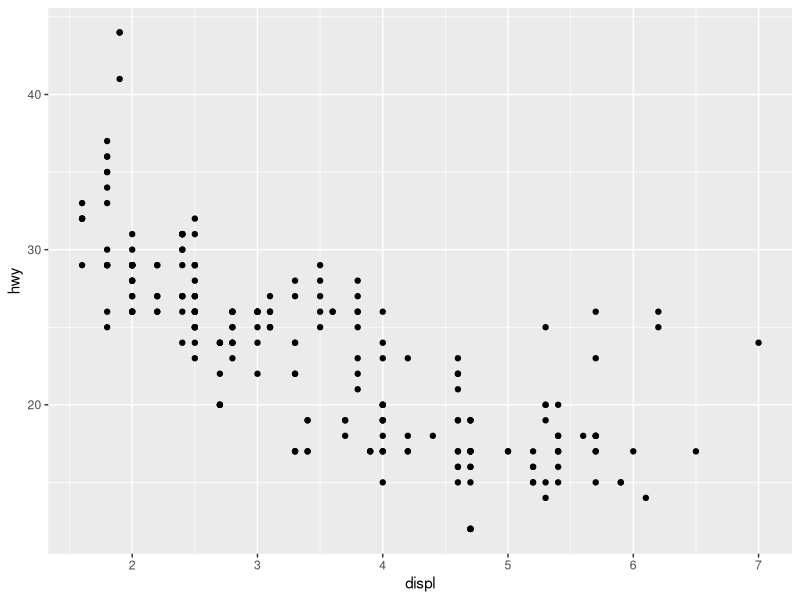
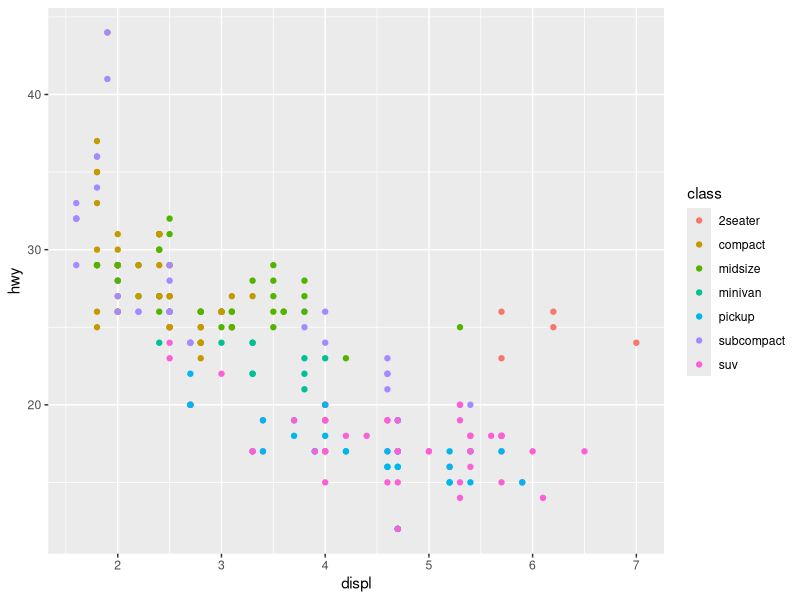
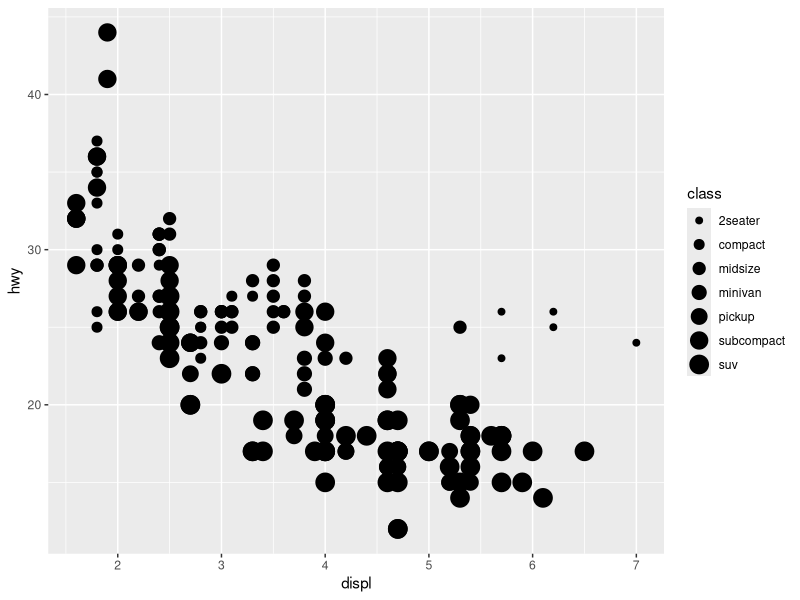
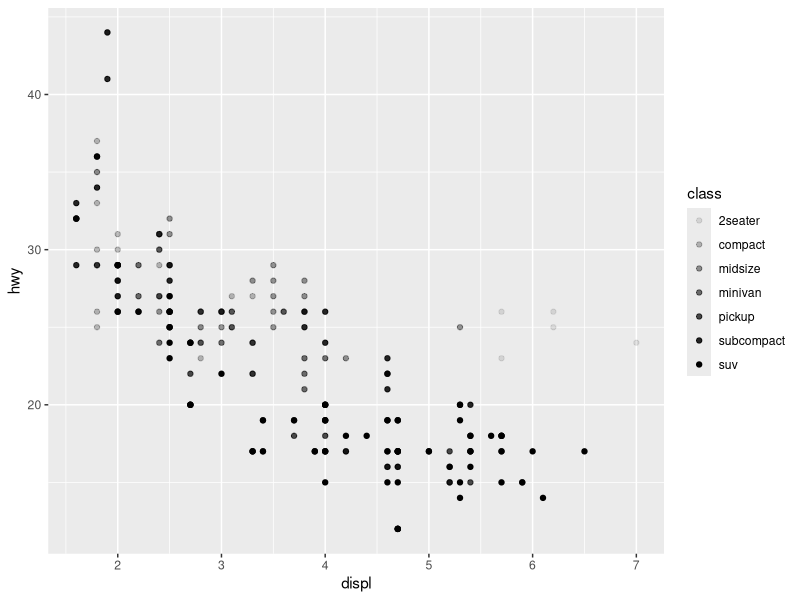
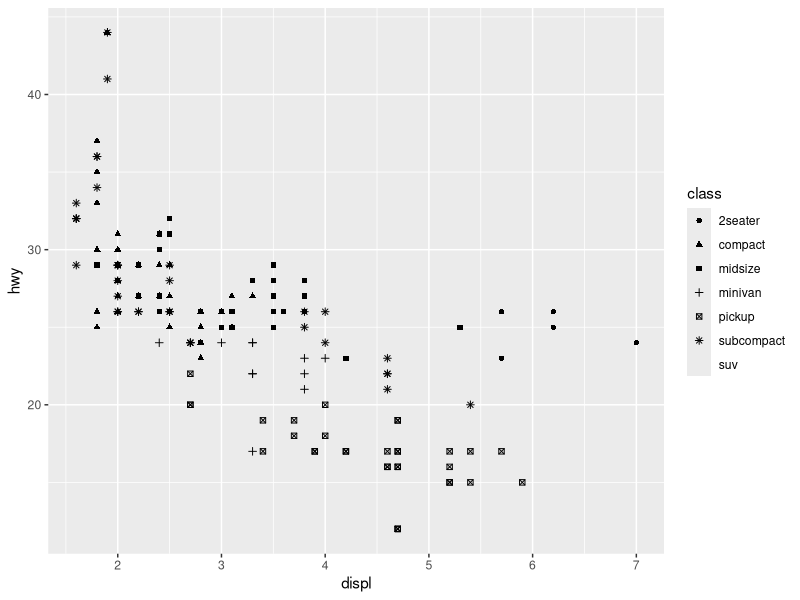
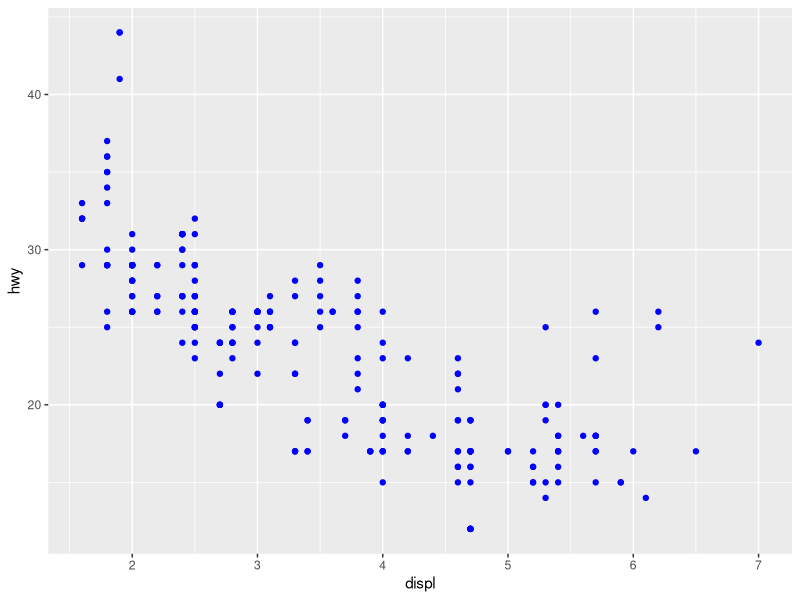
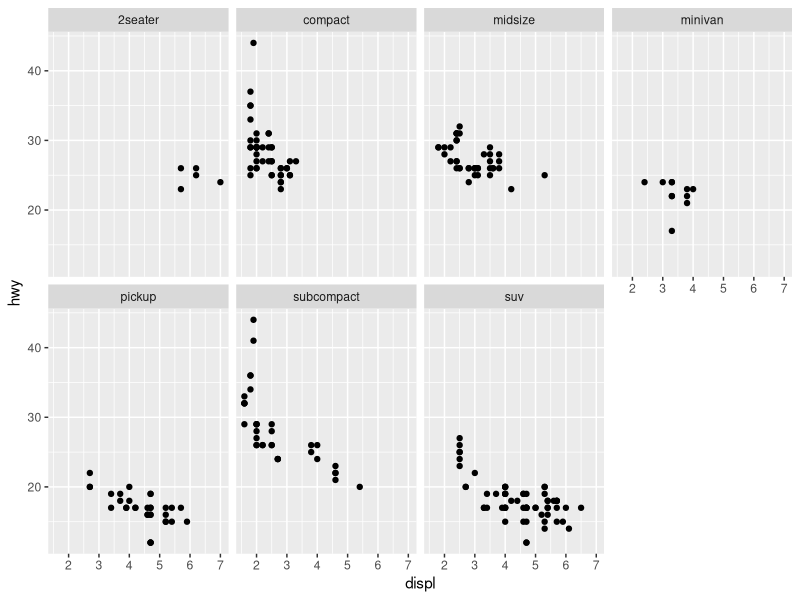
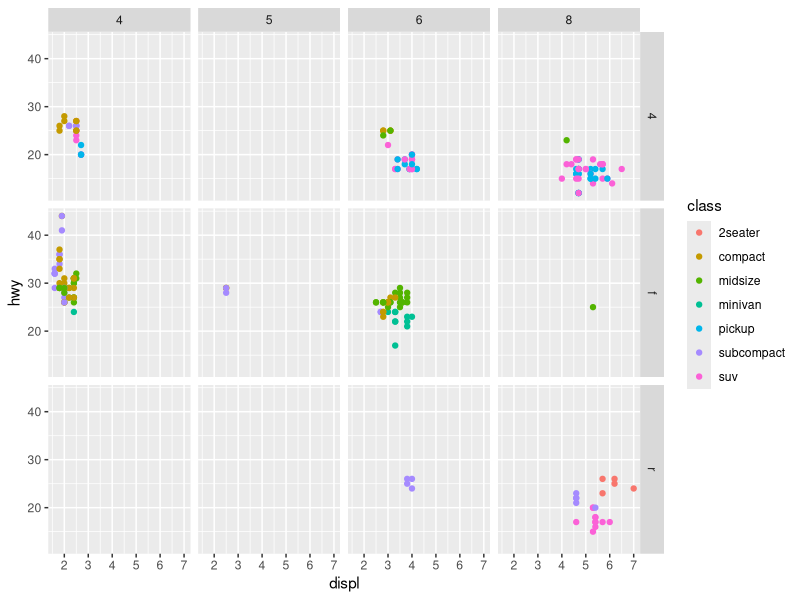

These charts were generated, in order, by the following R code:
# R4DS Book club https://www.youtube.com/watch?v=0NdiQuuM0vw&list=PL3x6DOfs2NGjk1sPsrn2CazGiel0yZrhc&index=2
#Chapter 2

# Data Visualization with ggplot2

library(tidyverse)

#example dataset
mpg
#details of the example dataset
?mpg

#Basic Structure of ggplot
# 
# ggplot(data =<DATA>) +
#   <GEOM_FUNC>(
#     mapping = aes(<Mapping>),
#     stat = <Stat>,
#     position = <Position>,
#   ) +
#   <COORD_FUNC> +
#   <FACET_FUNC>

#aes Examples
  
ggplot(data =mpg) +
  geom_point(mapping = aes(x =displ, y=hwy))

#Group by color
ggplot(data =mpg) +
  geom_point(mapping = aes(x =displ, y=hwy, color = class))

#Group by size

ggplot(data =mpg) +
  geom_point(mapping = aes(x =displ, y=hwy, size = class))

#Group by transperacy

ggplot(data =mpg) +
  geom_point(mapping = aes(x =displ, y=hwy, alpha = class))

#Group by shape

ggplot(data =mpg) +
  geom_point(mapping = aes(x =displ, y=hwy, shape = class))

#Manual changes for <GEOM_FUNC>

ggplot(data =mpg) +
  geom_point(mapping = aes(x =displ, y=hwy), color ='blue')

#Facets
ggplot(data =mpg) +
  geom_point(mapping = aes(x =displ, y=hwy)) +
  facet_wrap(~class, nrow =2)

ggplot(data =mpg) +
  geom_point(mapping = aes(x =displ, y=hwy,color = class)) +
  facet_grid(drv ~ cyl)

ggplot(data =mpg) +
  geom_point(mapping = aes(x =displ, y=hwy,color = class)) +
  facet_grid(. ~ cyl)

ggplot(data =mpg) +
  geom_point(mapping = aes(x =drv, y=cyl,color = class)) +
  facet_grid(drv ~ cyl)

# geom: Geometrical Objects

ggplot(data =mpg) +
  geom_point(mapping = aes(x =displ, y=hwy))

ggplot(data =mpg) +
  geom_smooth(mapping = aes(x =displ, y=hwy))

ggplot(data =mpg) +
  geom_smooth(mapping = aes(x =displ, y=hwy, linetype = drv))

ggplot(data =mpg) +
  geom_smooth(mapping = aes(x =displ, y=hwy, group = drv))

ggplot(data =mpg) +
  geom_smooth(mapping = aes(x =displ, y=hwy, color = drv), 
              show.legend = FALSE)

#multiple geoms

ggplot(data =mpg) +
  geom_point(mapping = aes(x =displ, y=hwy)) +
  geom_smooth(mapping = aes(x =displ, y=hwy))

# or

ggplot(data = mpg, mapping = aes(x = displ, y = hwy))+
  geom_point() +
  geom_smooth()

ggplot(data = mpg, mapping = aes(x = displ, y = hwy))+
  geom_point(mapping = aes(color = class)) +
  geom_smooth()


#Subsetting data in some geoms
ggplot(data = mpg, mapping = aes(x =displ, y = hwy)) +
  geom_point(mapping = aes(color = class)) +
  geom_smooth(
    data = filter(mpg, class == 'subcompact'),
    se =FALSE
    )

#Ex1
ggplot(data = mpg, mapping = aes(x = displ, y = hwy))+
  geom_point() +
  geom_smooth(se=F)
#Ex2
ggplot(data = mpg, mapping = aes(x = displ, y = hwy))+
  geom_point() +
  geom_smooth(mapping = aes(group = drv), se=F)
#Ex3
ggplot(data = mpg, mapping = aes(x = displ, y = hwy,color = drv))+
  geom_point() +
  geom_smooth(se=F)
#Ex4
ggplot(data = mpg, mapping = aes(x = displ, y = hwy))+
  geom_point(mapping = aes(color = drv)) +
  geom_smooth(se =F)
#Ex5
ggplot(data = mpg, mapping = aes(x = displ, y = hwy))+
  geom_point(mapping = aes(color = drv)) +
  geom_smooth(mapping = aes(linetype = drv), se =F)


#Bar plot
ggplot(data = diamonds) +
  geom_bar(mapping = aes(x = cut))

ggplot(data = diamonds) +
  stat_count( mapping = aes(x = cut) )

#stat = 'identity' when you want to map bar height as given value and not compute stat_count

demo <- tribble(
  ~cut,         ~freq,
  "Fair",       1610,
  "Good",       4906,
  "Very Good",  12082,
  "Premium",    13791,
  "Ideal",      21551
)

ggplot(data =demo) + 
  geom_bar(mapping = aes(x = cut, y = freq), stat='identity')

#stat based on proportion

ggplot(data =diamonds) +
  geom_bar(mapping = aes(x = cut, y= stat(prop), group = 2))

#check out more stat
ggplot(data = diamonds)+
  stat_summary(mapping = aes(x = cut, y = depth),
               fun.min = min,
               fun.max = max,
               fun = median)


ggplot(data = diamonds) +
  geom_col(mapping = aes(x = cut,y = price))

ggplot(data = diamonds) + 
  geom_bar(mapping = aes(x = cut, y = after_stat(prop)))

ggplot(data = diamonds) + 
  geom_bar(mapping = aes(x = cut, fill = color, y = after_stat(prop)))

#Bar plot color

ggplot(diamonds) +
  geom_bar(aes(x =cut,color =cut))

ggplot(diamonds) +
  geom_bar(aes(x =cut,fill =cut))

#Positional adjustments
ggplot(diamonds) +
  geom_bar(aes(x =cut,fill =clarity))


# 3 types of position

#position = 'identity', not useful with bar, mainly it just draws on top of each other and is the default

ggplot(diamonds, aes(x = cut,fill= clarity)) + 
  geom_bar(position = 'identity', alpha = 1/5)

ggplot(diamonds, aes(x = cut,color= clarity)) + 
  geom_bar(position = 'identity', fill =NA)

#position = 'fill', is like stacking and outputs in proportion.

ggplot(diamonds )+
  geom_bar(aes(x= cut, fill = clarity), position = 'fill')

#position = 'dodge', keeps overlapping odjects next to each other earier to compare individual entities.
ggplot(diamonds)+
  geom_bar(aes(x = cut, fill=clarity), position ='dodge')

#position, works in different ways in different geoms. In geom_point it can be used to reduce overplatting.
#not all points are visible by default as closeby points are grouped.
ggplot(mpg)+
  geom_point(aes(displ,hwy))
#position ='jitter'

ggplot(mpg)+
  geom_point(aes(displ,hwy), position ='jitter')

ggplot(data = mpg, mapping = aes(x = cty, y = hwy)) + 
  geom_point()

ggplot(data = mpg, mapping = aes(x = cty, y = hwy)) + 
  geom_point(position = 'jitter')


ggplot(data = mpg, mapping = aes(x = cty, y = hwy)) + 
  geom_point(position = position_jitter(width = 1,height = 1))


#Coordinate systems

ggplot(mpg, aes(class,hwy))+
  geom_boxplot()

ggplot(mpg, aes(class,hwy))+
  geom_boxplot()+
  coord_flip()

#coord_quickmap for auto aspect ration correction
nz = map_data('nz')

ggplot(nz,aes(long,lat,group=group))+
  geom_polygon(color = 'black',fill='white')

ggplot(nz,aes(long,lat,group=group))+
  geom_polygon(color = 'black',fill='white')+
  coord_quickmap()


#coord_polar for cozcombhart and pie
ggplot(diamonds)+
  geom_bar(aes(x = cut,fill=cut))+
  coord_flip()

ggplot(diamonds)+
  geom_bar(aes(x = cut,fill=cut))+
  coord_polar()


ggplot(diamonds)+
  geom_bar(aes(x = 1,fill=cut))+
  coord_polar(theta = 'y')
